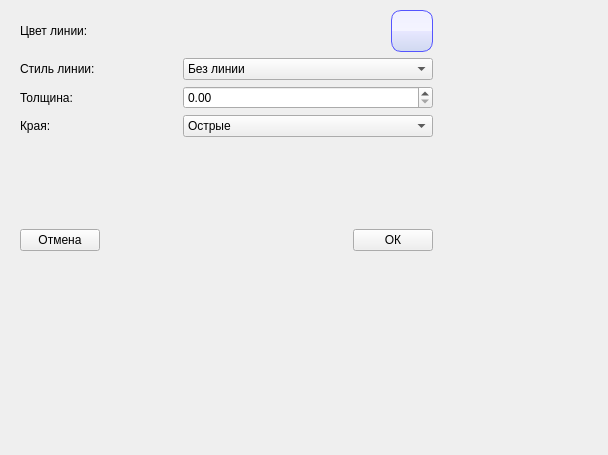
<?xml version="1.0" encoding="UTF-8"?>
<ui version="4.0">
 <class>PenDialog</class>
 <widget class="QWidget" name="PenDialog">
  <property name="windowModality">
   <enum>Qt::ApplicationModal</enum>
  </property>
  <property name="geometry">
   <rect>
    <x>0</x>
    <y>0</y>
    <width>608</width>
    <height>455</height>
   </rect>
  </property>
  <property name="sizePolicy">
   <sizepolicy hsizetype="Minimum" vsizetype="Minimum">
    <horstretch>0</horstretch>
    <verstretch>0</verstretch>
   </sizepolicy>
  </property>
  <property name="windowTitle">
   <string>Выбор линии</string>
  </property>
  <property name="styleSheet">
   <string notr="true"/>
  </property>
  <widget class="QWidget" name="verticalLayoutWidget">
   <property name="geometry">
    <rect>
     <x>0</x>
     <y>0</y>
     <width>453</width>
     <height>301</height>
    </rect>
   </property>
   <layout class="QVBoxLayout" name="mainLayout">
    <item>
     <spacer name="verticalSpacer">
      <property name="orientation">
       <enum>Qt::Vertical</enum>
      </property>
      <property name="sizeType">
       <enum>QSizePolicy::Fixed</enum>
      </property>
      <property name="sizeHint" stdset="0">
       <size>
        <width>20</width>
        <height>10</height>
       </size>
      </property>
     </spacer>
    </item>
    <item>
     <layout class="QHBoxLayout" name="colorLayout">
      <item>
       <spacer name="horizontalSpacer_14">
        <property name="orientation">
         <enum>Qt::Horizontal</enum>
        </property>
        <property name="sizeType">
         <enum>QSizePolicy::Fixed</enum>
        </property>
        <property name="sizeHint" stdset="0">
         <size>
          <width>20</width>
          <height>20</height>
         </size>
        </property>
       </spacer>
      </item>
      <item>
       <widget class="QLabel" name="colorLabel">
        <property name="text">
         <string>Цвет линии:</string>
        </property>
       </widget>
      </item>
      <item>
       <spacer name="horizontalSpacer">
        <property name="orientation">
         <enum>Qt::Horizontal</enum>
        </property>
        <property name="sizeHint" stdset="0">
         <size>
          <width>40</width>
          <height>20</height>
         </size>
        </property>
       </spacer>
      </item>
      <item>
       <widget class="ColorButton" name="colorChoiser" native="true">
        <property name="styleSheet">
         <string notr="true">background-color: qlineargradient(x1: 0, y1: 0, x2: 0, y2: 1, stop: 0 #f0f0ff, stop: 0.5 #f4f4ff, stop: 0.51 #e7e7ff, stop: 1.0 #d0d9f0);
border: 1px solid rgb(85, 85, 255); 
border-radius: 10px;
min-width: 40;
min-height: 40;</string>
        </property>
       </widget>
      </item>
      <item>
       <spacer name="horizontalSpacer_15">
        <property name="orientation">
         <enum>Qt::Horizontal</enum>
        </property>
        <property name="sizeType">
         <enum>QSizePolicy::Fixed</enum>
        </property>
        <property name="sizeHint" stdset="0">
         <size>
          <width>20</width>
          <height>20</height>
         </size>
        </property>
       </spacer>
      </item>
     </layout>
    </item>
    <item>
     <layout class="QHBoxLayout" name="typeLayout">
      <item>
       <spacer name="horizontalSpacer_12">
        <property name="orientation">
         <enum>Qt::Horizontal</enum>
        </property>
        <property name="sizeType">
         <enum>QSizePolicy::Fixed</enum>
        </property>
        <property name="sizeHint" stdset="0">
         <size>
          <width>20</width>
          <height>20</height>
         </size>
        </property>
       </spacer>
      </item>
      <item>
       <widget class="QLabel" name="typeLabel">
        <property name="text">
         <string>Стиль линии:</string>
        </property>
       </widget>
      </item>
      <item>
       <spacer name="horizontalSpacer_2">
        <property name="orientation">
         <enum>Qt::Horizontal</enum>
        </property>
        <property name="sizeHint" stdset="0">
         <size>
          <width>40</width>
          <height>20</height>
         </size>
        </property>
       </spacer>
      </item>
      <item>
       <widget class="QComboBox" name="typeBox">
        <property name="minimumSize">
         <size>
          <width>250</width>
          <height>0</height>
         </size>
        </property>
        <item>
         <property name="text">
          <string>Без линии</string>
         </property>
        </item>
        <item>
         <property name="text">
          <string>Сплошная линия</string>
         </property>
        </item>
        <item>
         <property name="text">
          <string>Штриховая линия</string>
         </property>
        </item>
        <item>
         <property name="text">
          <string>Пунктирная линия</string>
         </property>
        </item>
        <item>
         <property name="text">
          <string>Штрих-пунктирная линия</string>
         </property>
        </item>
        <item>
         <property name="text">
          <string>Штрих-пунктирная с 2 точками</string>
         </property>
        </item>
       </widget>
      </item>
      <item>
       <spacer name="horizontalSpacer_13">
        <property name="orientation">
         <enum>Qt::Horizontal</enum>
        </property>
        <property name="sizeType">
         <enum>QSizePolicy::Fixed</enum>
        </property>
        <property name="sizeHint" stdset="0">
         <size>
          <width>20</width>
          <height>20</height>
         </size>
        </property>
       </spacer>
      </item>
     </layout>
    </item>
    <item>
     <layout class="QHBoxLayout" name="widthLayout">
      <item>
       <spacer name="horizontalSpacer_10">
        <property name="orientation">
         <enum>Qt::Horizontal</enum>
        </property>
        <property name="sizeType">
         <enum>QSizePolicy::Fixed</enum>
        </property>
        <property name="sizeHint" stdset="0">
         <size>
          <width>20</width>
          <height>20</height>
         </size>
        </property>
       </spacer>
      </item>
      <item>
       <widget class="QLabel" name="widthLabel">
        <property name="text">
         <string>Толщина:</string>
        </property>
       </widget>
      </item>
      <item>
       <spacer name="horizontalSpacer_3">
        <property name="orientation">
         <enum>Qt::Horizontal</enum>
        </property>
        <property name="sizeHint" stdset="0">
         <size>
          <width>40</width>
          <height>20</height>
         </size>
        </property>
       </spacer>
      </item>
      <item>
       <widget class="QDoubleSpinBox" name="widthBox">
        <property name="minimumSize">
         <size>
          <width>250</width>
          <height>0</height>
         </size>
        </property>
       </widget>
      </item>
      <item>
       <spacer name="horizontalSpacer_11">
        <property name="orientation">
         <enum>Qt::Horizontal</enum>
        </property>
        <property name="sizeType">
         <enum>QSizePolicy::Fixed</enum>
        </property>
        <property name="sizeHint" stdset="0">
         <size>
          <width>20</width>
          <height>20</height>
         </size>
        </property>
       </spacer>
      </item>
     </layout>
    </item>
    <item>
     <layout class="QHBoxLayout" name="cutLayout">
      <item>
       <spacer name="horizontalSpacer_8">
        <property name="orientation">
         <enum>Qt::Horizontal</enum>
        </property>
        <property name="sizeType">
         <enum>QSizePolicy::Fixed</enum>
        </property>
        <property name="sizeHint" stdset="0">
         <size>
          <width>20</width>
          <height>20</height>
         </size>
        </property>
       </spacer>
      </item>
      <item>
       <widget class="QLabel" name="cutLabel">
        <property name="text">
         <string>Края:</string>
        </property>
       </widget>
      </item>
      <item>
       <spacer name="horizontalSpacer_4">
        <property name="orientation">
         <enum>Qt::Horizontal</enum>
        </property>
        <property name="sizeHint" stdset="0">
         <size>
          <width>40</width>
          <height>20</height>
         </size>
        </property>
       </spacer>
      </item>
      <item>
       <widget class="QComboBox" name="cutBox">
        <property name="minimumSize">
         <size>
          <width>250</width>
          <height>0</height>
         </size>
        </property>
        <item>
         <property name="text">
          <string>Острые</string>
         </property>
        </item>
        <item>
         <property name="text">
          <string>Закругленные</string>
         </property>
        </item>
       </widget>
      </item>
      <item>
       <spacer name="horizontalSpacer_9">
        <property name="orientation">
         <enum>Qt::Horizontal</enum>
        </property>
        <property name="sizeType">
         <enum>QSizePolicy::Fixed</enum>
        </property>
        <property name="sizeHint" stdset="0">
         <size>
          <width>20</width>
          <height>20</height>
         </size>
        </property>
       </spacer>
      </item>
     </layout>
    </item>
    <item>
     <layout class="QHBoxLayout" name="viewLayout">
      <item>
       <spacer name="horizontalSpacer_17">
        <property name="orientation">
         <enum>Qt::Horizontal</enum>
        </property>
        <property name="sizeType">
         <enum>QSizePolicy::Fixed</enum>
        </property>
        <property name="sizeHint" stdset="0">
         <size>
          <width>40</width>
          <height>20</height>
         </size>
        </property>
       </spacer>
      </item>
      <item>
       <widget class="LineView" name="viewArea" native="true">
        <property name="minimumSize">
         <size>
          <width>100</width>
          <height>80</height>
         </size>
        </property>
       </widget>
      </item>
      <item>
       <spacer name="horizontalSpacer_16">
        <property name="orientation">
         <enum>Qt::Horizontal</enum>
        </property>
        <property name="sizeType">
         <enum>QSizePolicy::Fixed</enum>
        </property>
        <property name="sizeHint" stdset="0">
         <size>
          <width>40</width>
          <height>20</height>
         </size>
        </property>
       </spacer>
      </item>
     </layout>
    </item>
    <item>
     <layout class="QHBoxLayout" name="buttonLayout">
      <item>
       <spacer name="horizontalSpacer_6">
        <property name="orientation">
         <enum>Qt::Horizontal</enum>
        </property>
        <property name="sizeType">
         <enum>QSizePolicy::Fixed</enum>
        </property>
        <property name="sizeHint" stdset="0">
         <size>
          <width>20</width>
          <height>20</height>
         </size>
        </property>
       </spacer>
      </item>
      <item>
       <widget class="QPushButton" name="cancelButton">
        <property name="text">
         <string>Отмена</string>
        </property>
       </widget>
      </item>
      <item>
       <spacer name="horizontalSpacer_5">
        <property name="orientation">
         <enum>Qt::Horizontal</enum>
        </property>
        <property name="sizeHint" stdset="0">
         <size>
          <width>40</width>
          <height>20</height>
         </size>
        </property>
       </spacer>
      </item>
      <item>
       <widget class="QPushButton" name="okButton">
        <property name="text">
         <string>ОК</string>
        </property>
       </widget>
      </item>
      <item>
       <spacer name="horizontalSpacer_7">
        <property name="orientation">
         <enum>Qt::Horizontal</enum>
        </property>
        <property name="sizeType">
         <enum>QSizePolicy::Fixed</enum>
        </property>
        <property name="sizeHint" stdset="0">
         <size>
          <width>20</width>
          <height>20</height>
         </size>
        </property>
       </spacer>
      </item>
     </layout>
    </item>
    <item>
     <spacer name="verticalSpacer_2">
      <property name="orientation">
       <enum>Qt::Vertical</enum>
      </property>
      <property name="sizeType">
       <enum>QSizePolicy::MinimumExpanding</enum>
      </property>
      <property name="sizeHint" stdset="0">
       <size>
        <width>20</width>
        <height>20</height>
       </size>
      </property>
     </spacer>
    </item>
   </layout>
  </widget>
 </widget>
 <customwidgets>
  <customwidget>
   <class>ColorButton</class>
   <extends>QWidget</extends>
   <header>ColorButton.h</header>
   <container>1</container>
   <slots>
    <signal>hasChange()</signal>
   </slots>
  </customwidget>
  <customwidget>
   <class>LineView</class>
   <extends>QWidget</extends>
   <header>LineView.h</header>
   <container>1</container>
  </customwidget>
 </customwidgets>
 <resources/>
 <connections/>
</ui>
